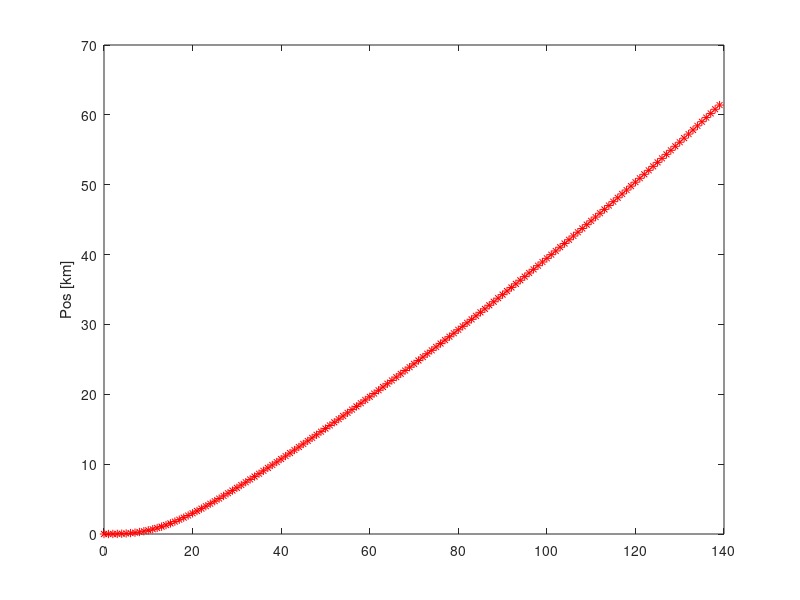
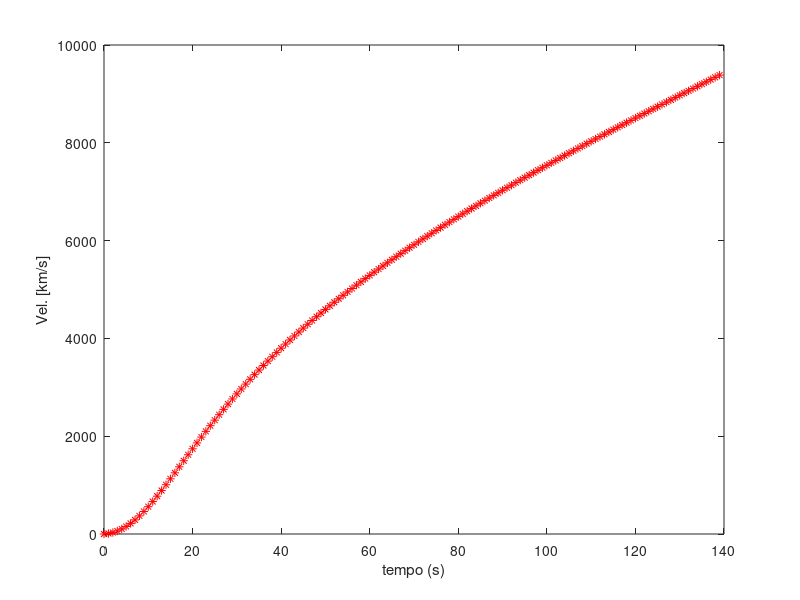
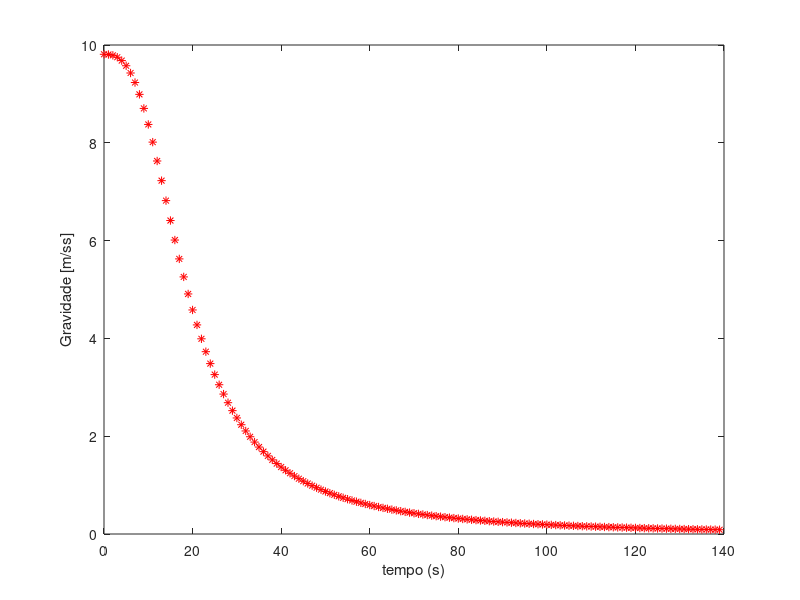

MATLAB code to generate these figures, in order:
close all
clear all
clc

Isp = 282;
m0 = 541300;
mp = 507500;
mp1 = 398887;
mp2 = 108613;
m = 196583.0189;
mdot = 273.5849057;
mdot1 = 273.585048;
mdot2 = 273.5843829;
g(1) = 9.81;
v(1) = 0;
y(1) = 0;
m(1) = m0;
t = 0;
for cont = 2:1:140,
t = t + 1;
m(cont) = m0 - mdot*t*9;
v(cont) = v(cont-1) + 3.6*g(cont-1)*(-Isp*log(m(cont)/m0)-t);
y(cont) = y(cont-1) + g(cont-1)*(-t*Isp*((log(m0/m(cont)))/((m0/m(cont))-1))+t*Isp-0.5*t*t);
%g(t+1) = 9.81/((6400+y(t))/6400)^2
g(cont) = 9.81/((6400+y(cont))/6400)^2;
end
y = y(:)/1000;
t = 0:1:cont-1;
figure(1)
plot(t,y,'r*')
xlabel('')
ylabel('Pos [km]')
figure(2)
plot(t,v,'r*')
xlabel('tempo (s)')
ylabel('Vel. [km/s]')
figure(3)
plot(t,g,'r*')
xlabel('tempo (s)')
ylabel('Gravidade [m/ss]')
